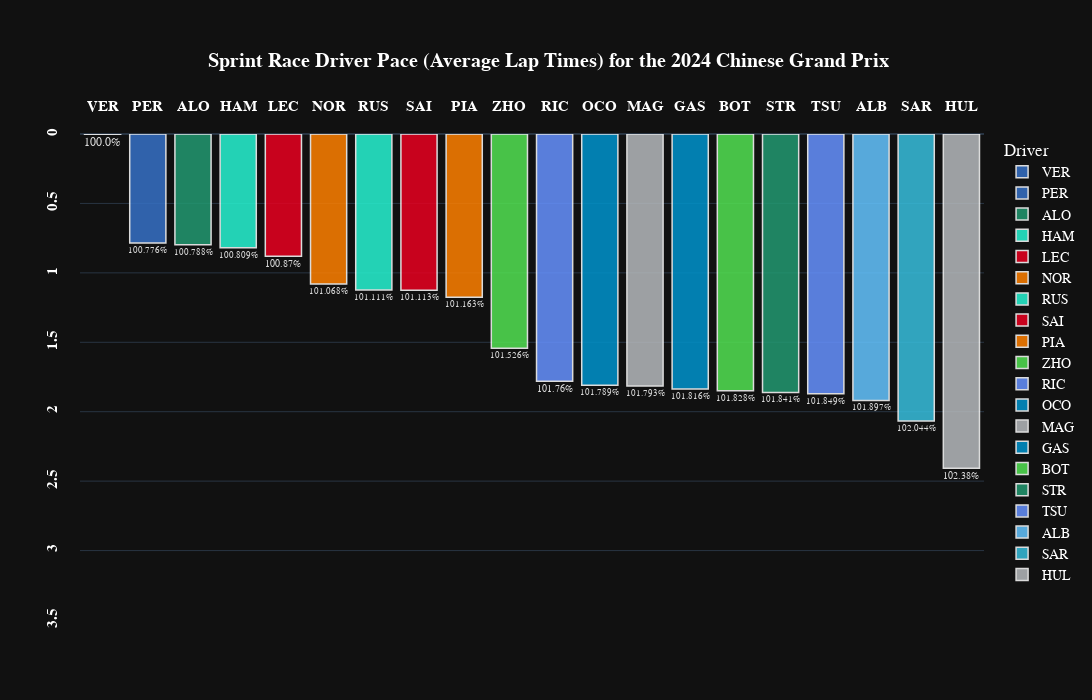

The notebook cell saved with this chart:
### Code cell
fig=px.bar(
    transformed_laps_relative_avg_all,
    x="Driver",
    y="Delta_Avg_All",
    color='Driver',
    template="plotly_dark",
    title="<b> Sprint Race Driver Pace (Average Lap Times) for the {} {}</b>".format(year,gp),
    text="Delta_Percent_Avg",
    # palette=team_palette,
    # whiskerprops=dict(color="white"),
    # boxprops=dict(edgecolor="white"),
    # medianprops=dict(color="grey"),
    # capprops=dict(color="white"),
    height=700, width=1400,
    color_discrete_map={
                 "ALB": "#64C4FF",
                 "ALO": "#229971",
                 "BOT": "#52e252",
                 "GAS": "#0093cc",
                 "HAM": "#27F4D2",
                 "HUL": "#B6BABD",
                 "LEC": "#E80020",
                 "MAG": "#B6BABD",
                 "NOR": "#FF8000",
                 "OCO": "#0093cc",
                 "PER": "#3671C6",
                 "PIA": "#FF8000",
                 "RIC": "#6692FF",
                 "RUS": "#27F4D2",
                 "SAI": "#E80020",
                 "SAR": "#37BEDD",
                 "STR": "#229971",
                 "TSU": "#6692FF",
                 "VER": "#3671C6",
                 "ZHO": "#52e252"
          }
)

fig.update_traces(textposition='outside')

fig.update_traces(opacity=0.85)

fig.update_traces( marker_line_color='white',marker_line_width=1.5)

fig.update_yaxes(tickangle = -90,tickprefix="<b>",ticksuffix ="</b><br>")

fig.update_xaxes(tickangle = -0,tickprefix="<b>",ticksuffix ="</b><br>")

fig.update_yaxes(range=[3.5, 0])

# fig['layout']['yaxis']['autorange'] = "reversed"

fig.update_layout(
    xaxis={'side': 'top'},
    yaxis={'side': 'left'}
)

fig.update_xaxes(title_text='')      # Remove axis titles
fig.update_yaxes(title_text='')

fig.update_xaxes(
        title_standoff = 75
)

fig.update_layout(
    title_x=0.5,
    yaxis = dict(tickfont = dict(size=15)),
    xaxis = dict(tickfont = dict(size=15)),
    font=dict(
        family="PT Sans Narrow",
        size=14,
        color="White"
    ),
    title_font_family="PT Sans Narrow"
#  "Arial", "Balto", "Courier New", "Droid Sans", "Droid Serif", "Droid Sans Mono", "Gravitas One", "Old Standard TT", "Open Sans", "Overpass", "PT Sans Narrow", "Raleway", "Times New Roman"
)

fig.show()

### Figure 1 — Plotly figure (JSON) as saved in the notebook; plotly's stock layout.template omitted (floating-point values rounded to 4 significant figures)
{"data": [{"alignmentgroup": "True", "hovertemplate": "Driver=%{x}<br>Delta_Avg_All=%{y}<br>Delta_Percent_Avg=%{text}<extra></extra>", "legendgroup": "VER", "marker": {"color": "#3671C6", "line": {"color": "white", "width": 1.5}, "pattern": {"shape": ""}}, "name": "VER", "offsetgroup": "VER", "opacity": 0.85, "orientation": "v", "showlegend": true, "text": ["100.0%"], "textposition": "outside", "type": "bar", "x": ["VER"], "xaxis": "x", "y": [0.001], "yaxis": "y"}, {"alignmentgroup": "True", "hovertemplate": "Driver=%{x}<br>Delta_Avg_All=%{y}<br>Delta_Percent_Avg=%{text}<extra></extra>", "legendgroup": "PER", "marker": {"color": "#3671C6", "line": {"color": "white", "width": 1.5}, "pattern": {"shape": ""}}, "name": "PER", "offsetgroup": "PER", "opacity": 0.85, "orientation": "v", "showlegend": true, "text": ["100.776%"], "textposition": "outside", "type": "bar", "x": ["PER"], "xaxis": "x", "y": [0.7852], "yaxis": "y"}, {"alignmentgroup": "True", "hovertemplate": "Driver=%{x}<br>Delta_Avg_All=%{y}<br>Delta_Percent_Avg=%{text}<extra></extra>", "legendgroup": "ALO", "marker": {"color": "#229971", "line": {"color": "white", "width": 1.5}, "pattern": {"shape": ""}}, "name": "ALO", "offsetgroup": "ALO", "opacity": 0.85, "orientation": "v", "showlegend": true, "text": ["100.788%"], "textposition": "outside", "type": "bar", "x": ["ALO"], "xaxis": "x", "y": [0.7973], "yaxis": "y"}, {"alignmentgroup": "True", "hovertemplate": "Driver=%{x}<br>Delta_Avg_All=%{y}<br>Delta_Percent_Avg=%{text}<extra></extra>", "legendgroup": "HAM", "marker": {"color": "#27F4D2", "line": {"color": "white", "width": 1.5}, "pattern": {"shape": ""}}, "name": "HAM", "offsetgroup": "HAM", "opacity": 0.85, "orientation": "v", "showlegend": true, "text": ["100.809%"], "textposition": "outside", "type": "bar", "x": ["HAM"], "xaxis": "x", "y": [0.8188], "yaxis": "y"}, {"alignmentgroup": "True", "hovertemplate": "Driver=%{x}<br>Delta_Avg_All=%{y}<br>Delta_Percent_Avg=%{text}<extra></extra>", "legendgroup": "LEC", "marker": {"color": "#E80020", "line": {"color": "white", "width": 1.5}, "pattern": {"shape": ""}}, "name": "LEC", "offsetgroup": "LEC", "opacity": 0.85, "orientation": "v", "showlegend": true, "text": ["100.87%"], "textposition": "outside", "type": "bar", "x": ["LEC"], "xaxis": "x", "y": [0.8797], "yaxis": "y"}, {"alignmentgroup": "True", "hovertemplate": "Driver=%{x}<br>Delta_Avg_All=%{y}<br>Delta_Percent_Avg=%{text}<extra></extra>", "legendgroup": "NOR", "marker": {"color": "#FF8000", "line": {"color": "white", "width": 1.5}, "pattern": {"shape": ""}}, "name": "NOR", "offsetgroup": "NOR", "opacity": 0.85, "orientation": "v", "showlegend": true, "text": ["101.068%"], "textposition": "outside", "type": "bar", "x": ["NOR"], "xaxis": "x", "y": [1.08], "yaxis": "y"}, {"alignmentgroup": "True", "hovertemplate": "Driver=%{x}<br>Delta_Avg_All=%{y}<br>Delta_Percent_Avg=%{text}<extra></extra>", "legendgroup": "RUS", "marker": {"color": "#27F4D2", "line": {"color": "white", "width": 1.5}, "pattern": {"shape": ""}}, "name": "RUS", "offsetgroup": "RUS", "opacity": 0.85, "orientation": "v", "showlegend": true, "text": ["101.111%"], "textposition": "outside", "type": "bar", "x": ["RUS"], "xaxis": "x", "y": [1.124], "yaxis": "y"}, {"alignmentgroup": "True", "hovertemplate": "Driver=%{x}<br>Delta_Avg_All=%{y}<br>Delta_Percent_Avg=%{text}<extra></extra>", "legendgroup": "SAI", "marker": {"color": "#E80020", "line": {"color": "white", "width": 1.5}, "pattern": {"shape": ""}}, "name": "SAI", "offsetgroup": "SAI", "opacity": 0.85, "orientation": "v", "showlegend": true, "text": ["101.113%"], "textposition": "outside", "type": "bar", "x": ["SAI"], "xaxis": "x", "y": [1.126], "yaxis": "y"}, {"alignmentgroup": "True", "hovertemplate": "Driver=%{x}<br>Delta_Avg_All=%{y}<br>Delta_Percent_Avg=%{text}<extra></extra>", "legendgroup": "PIA", "marker": {"color": "#FF8000", "line": {"color": "white", "width": 1.5}, "pattern": {"shape": ""}}, "name": "PIA", "offsetgroup": "PIA", "opacity": 0.85, "orientation": "v", "showlegend": true, "text": ["101.163%"], "textposition": "outside", "type": "bar", "x": ["PIA"], "xaxis": "x", "y": [1.176], "yaxis": "y"}, {"alignmentgroup": "True", "hovertemplate": "Driver=%{x}<br>Delta_Avg_All=%{y}<br>Delta_Percent_Avg=%{text}<extra></extra>", "legendgroup": "ZHO", "marker": {"color": "#52e252", "line": {"color": "white", "width": 1.5}, "pattern": {"shape": ""}}, "name": "ZHO", "offsetgroup": "ZHO", "opacity": 0.85, "orientation": "v", "showlegend": true, "text": ["101.526%"], "textposition": "outside", "type": "bar", "x": ["ZHO"], "xaxis": "x", "y": [1.544], "yaxis": "y"}, {"alignmentgroup": "True", "hovertemplate": "Driver=%{x}<br>Delta_Avg_All=%{y}<br>Delta_Percent_Avg=%{text}<extra></extra>", "legendgroup": "RIC", "marker": {"color": "#6692FF", "line": {"color": "white", "width": 1.5}, "pattern": {"shape": ""}}, "name": "RIC", "offsetgroup": "RIC", "opacity": 0.85, "orientation": "v", "showlegend": true, "text": ["101.76%"], "textposition": "outside", "type": "bar", "x": ["RIC"], "xaxis": "x", "y": [1.78], "yaxis": "y"}, {"alignmentgroup": "True", "hovertemplate": "Driver=%{x}<br>Delta_Avg_All=%{y}<br>Delta_Percent_Avg=%{text}<extra></extra>", "legendgroup": "OCO", "marker": {"color": "#0093cc", "line": {"color": "white", "width": 1.5}, "pattern": {"shape": ""}}, "name": "OCO", "offsetgroup": "OCO", "opacity": 0.85, "orientation": "v", "showlegend": true, "text": ["101.789%"], "textposition": "outside", "type": "bar", "x": ["OCO"], "xaxis": "x", "y": [1.81], "yaxis": "y"}, {"alignmentgroup": "True", "hovertemplate": "Driver=%{x}<br>Delta_Avg_All=%{y}<br>Delta_Percent_Avg=%{text}<extra></extra>", "legendgroup": "MAG", "marker": {"color": "#B6BABD", "line": {"color": "white", "width": 1.5}, "pattern": {"shape": ""}}, "name": "MAG", "offsetgroup": "MAG", "opacity": 0.85, "orientation": "v", "showlegend": true, "text": ["101.793%"], "textposition": "outside", "type": "bar", "x": ["MAG"], "xaxis": "x", "y": [1.814], "yaxis": "y"}, {"alignmentgroup": "True", "hovertemplate": "Driver=%{x}<br>Delta_Avg_All=%{y}<br>Delta_Percent_Avg=%{text}<extra></extra>", "legendgroup": "GAS", "marker": {"color": "#0093cc", "line": {"color": "white", "width": 1.5}, "pattern": {"shape": ""}}, "name": "GAS", "offsetgroup": "GAS", "opacity": 0.85, "orientation": "v", "showlegend": true, "text": ["101.816%"], "textposition": "outside", "type": "bar", "x": ["GAS"], "xaxis": "x", "y": [1.837], "yaxis": "y"}, {"alignmentgroup": "True", "hovertemplate": "Driver=%{x}<br>Delta_Avg_All=%{y}<br>Delta_Percent_Avg=%{text}<extra></extra>", "legendgroup": "BOT", "marker": {"color": "#52e252", "line": {"color": "white", "width": 1.5}, "pattern": {"shape": ""}}, "name": "BOT", "offsetgroup": "BOT", "opacity": 0.85, "orientation": "v", "showlegend": true, "text": ["101.828%"], "textposition": "outside", "type": "bar", "x": ["BOT"], "xaxis": "x", "y": [1.849], "yaxis": "y"}, {"alignmentgroup": "True", "hovertemplate": "Driver=%{x}<br>Delta_Avg_All=%{y}<br>Delta_Percent_Avg=%{text}<extra></extra>", "legendgroup": "STR", "marker": {"color": "#229971", "line": {"color": "white", "width": 1.5}, "pattern": {"shape": ""}}, "name": "STR", "offsetgroup": "STR", "opacity": 0.85, "orientation": "v", "showlegend": true, "text": ["101.841%"], "textposition": "outside", "type": "bar", "x": ["STR"], "xaxis": "x", "y": [1.862], "yaxis": "y"}, {"alignmentgroup": "True", "hovertemplate": "Driver=%{x}<br>Delta_Avg_All=%{y}<br>Delta_Percent_Avg=%{text}<extra></extra>", "legendgroup": "TSU", "marker": {"color": "#6692FF", "line": {"color": "white", "width": 1.5}, "pattern": {"shape": ""}}, "name": "TSU", "offsetgroup": "TSU", "opacity": 0.85, "orientation": "v", "showlegend": true, "text": ["101.849%"], "textposition": "outside", "type": "bar", "x": ["TSU"], "xaxis": "x", "y": [1.87], "yaxis": "y"}, {"alignmentgroup": "True", "hovertemplate": "Driver=%{x}<br>Delta_Avg_All=%{y}<br>Delta_Percent_Avg=%{text}<extra></extra>", "legendgroup": "ALB", "marker": {"color": "#64C4FF", "line": {"color": "white", "width": 1.5}, "pattern": {"shape": ""}}, "name": "ALB", "offsetgroup": "ALB", "opacity": 0.85, "orientation": "v", "showlegend": true, "text": ["101.897%"], "textposition": "outside", "type": "bar", "x": ["ALB"], "xaxis": "x", "y": [1.919], "yaxis": "y"}, {"alignmentgroup": "True", "hovertemplate": "Driver=%{x}<br>Delta_Avg_All=%{y}<br>Delta_Percent_Avg=%{text}<extra></extra>", "legendgroup": "SAR", "marker": {"color": "#37BEDD", "line": {"color": "white", "width": 1.5}, "pattern": {"shape": ""}}, "name": "SAR", "offsetgroup": "SAR", "opacity": 0.85, "orientation": "v", "showlegend": true, "text": ["102.044%"], "textposition": "outside", "type": "bar", "x": ["SAR"], "xaxis": "x", "y": [2.067], "yaxis": "y"}, {"alignmentgroup": "True", "hovertemplate": "Driver=%{x}<br>Delta_Avg_All=%{y}<br>Delta_Percent_Avg=%{text}<extra></extra>", "legendgroup": "HUL", "marker": {"color": "#B6BABD", "line": {"color": "white", "width": 1.5}, "pattern": {"shape": ""}}, "name": "HUL", "offsetgroup": "HUL", "opacity": 0.85, "orientation": "v", "showlegend": true, "text": ["102.38%"], "textposition": "outside", "type": "bar", "x": ["HUL"], "xaxis": "x", "y": [2.407], "yaxis": "y"}], "layout": {"barmode": "relative", "font": {"color": "White", "family": "PT Sans Narrow", "size": 14}, "height": 700, "legend": {"title": {"text": "Driver"}, "tracegroupgap": 0}, "title": {"font": {"family": "PT Sans Narrow"}, "text": "<b> Sprint Race Driver Pace (Average Lap Times) for the 2024 Chinese Grand Prix</b>", "x": 0.5}, "width": 1400, "xaxis": {"anchor": "y", "categoryarray": ["VER", "PER", "ALO", "HAM", "LEC", "NOR", "RUS", "SAI", "PIA", "ZHO", "RIC", "OCO", "MAG", "GAS", "BOT", "STR", "TSU", "ALB", "SAR", "HUL"], "categoryorder": "array", "domain": [0, 1], "side": "top", "tickangle": 0, "tickfont": {"size": 15}, "tickprefix": "<b>", "ticksuffix": "</b><br>", "title": {"standoff": 75, "text": ""}}, "yaxis": {"anchor": "x", "domain": [0, 1], "range": [3.5, 0], "side": "left", "tickangle": -90, "tickfont": {"size": 15}, "tickprefix": "<b>", "ticksuffix": "</b><br>", "title": {"text": ""}}}}
